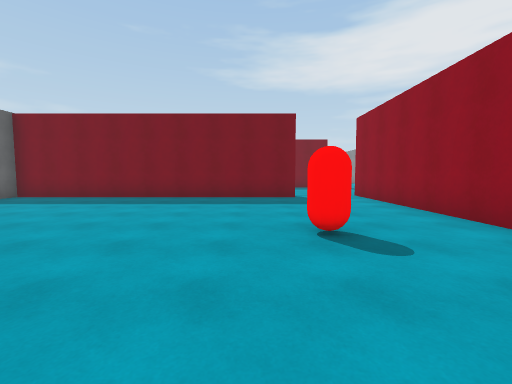
view 1 (above)

16 first-person views from a walk through a scene from a Unity 3-D project. The camera is 1.4 m above the floor, tilts 4° down and sees 90° across. The floor is counted in squares, 2 m on a side. Each view is taken from the middle of a square. On the plan, view 1 faces up. The plan holds only what a view shows up to about 9 squares ahead; the rest is blank. The place goes on beyond the plan. The player is left out.

view 2
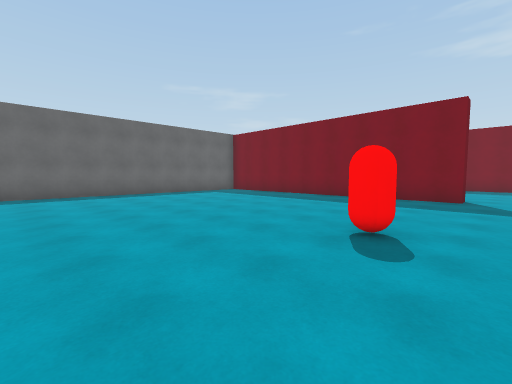

view 3
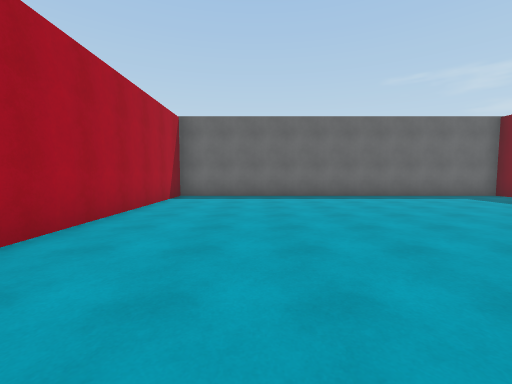

view 4
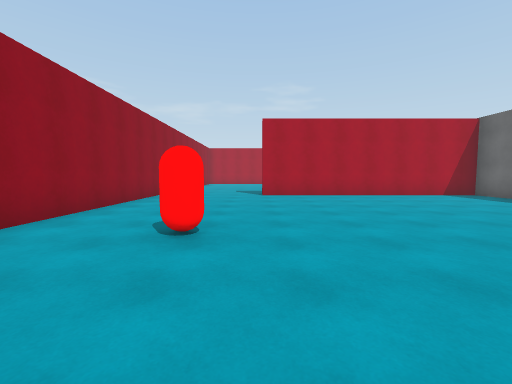

view 5
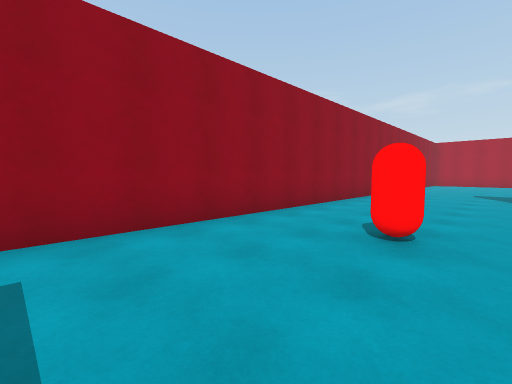

view 6
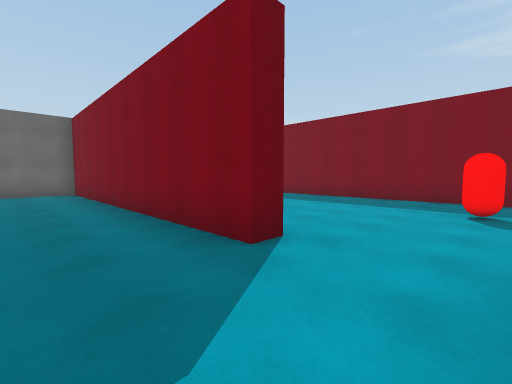

view 7
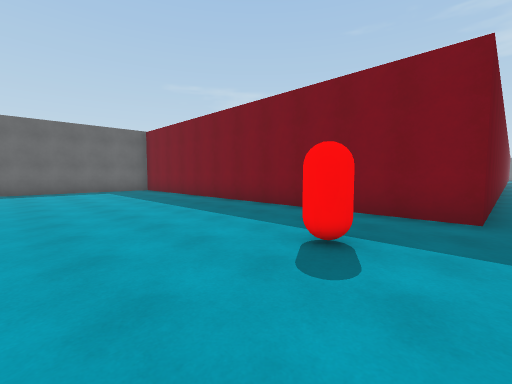

view 8
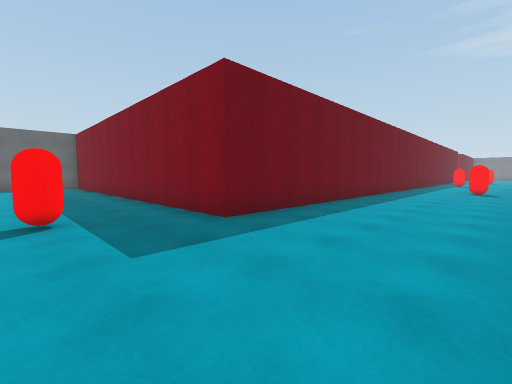

view 9
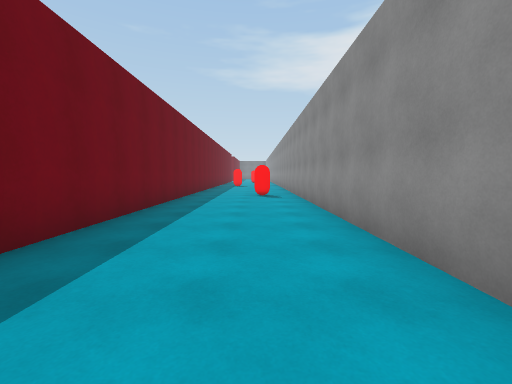

view 10
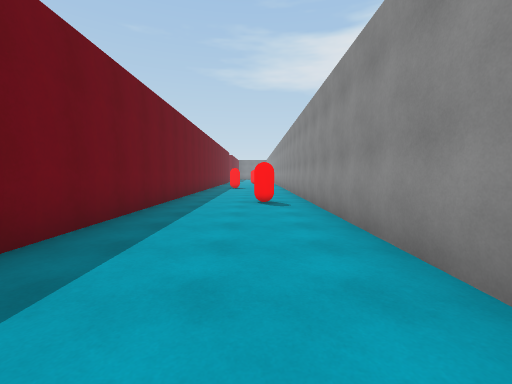

view 11
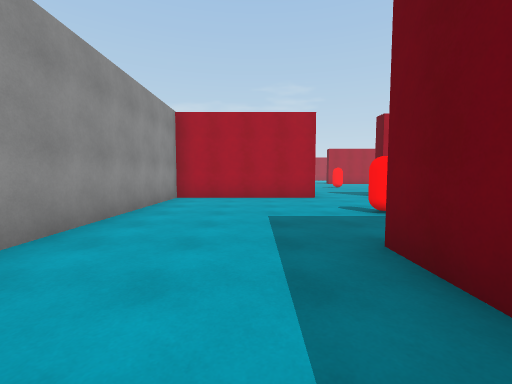

view 12
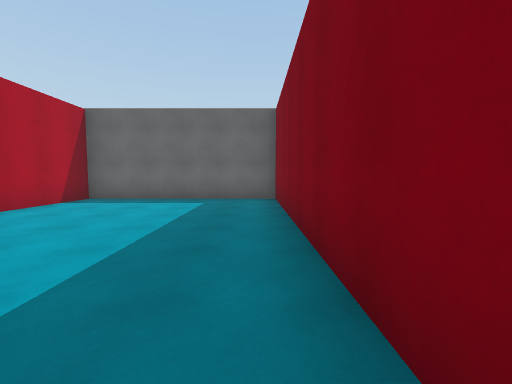

view 13
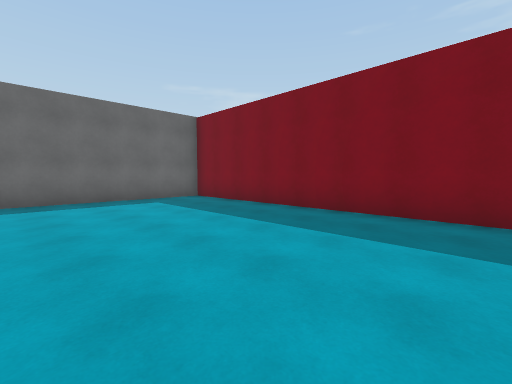

view 14
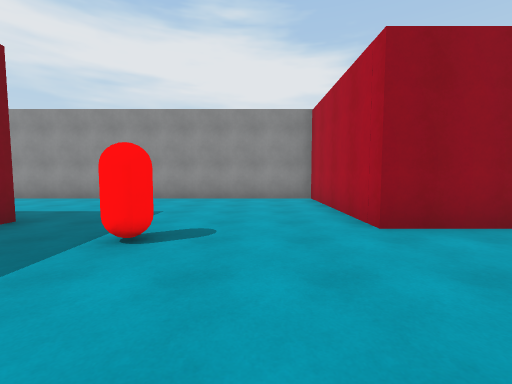

view 15
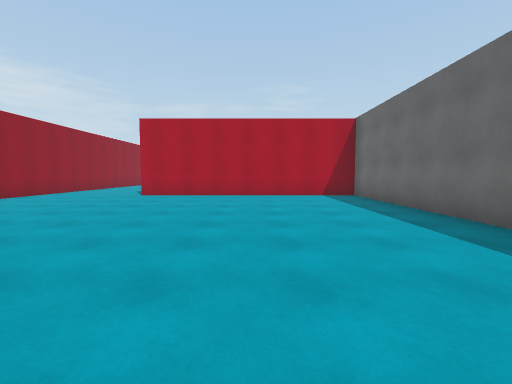

view 16
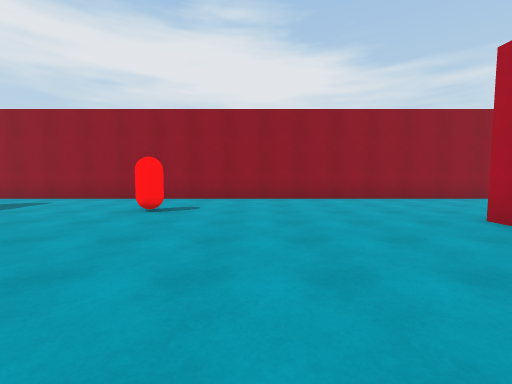

### Floor plan
Points are (right, up) in squares from view 1. A wall is a line through its corners. A room is listed if a view was taken in it or the views show most of it. See-through windows are left out.
Room 1 (views 1, 2, 3, 4, 5, 6, 15, 16)
walls: (1.2, 8.4) (1.2, 7.8) (-7.2, 7.8) (-7.2, -2.4) (-0.1, -2.4); (3.2, -3.5) (3.2, 8.4)
ways out: opening at (2.5, 8) to room 2
objects: red capsule (1, 3)
Room 2 (views 7, 8, 9, 10, 11, 12, 13, 14)
walls: (3.2, 8.4) (7.4, 8.4) (7.4, 24.5); (3.8, 24.5) (3.8, 13.6) (-7.2, 13.6) (-7.2, 8.4) (-4.6, 8.4)
ways out: opening at (2.5, 8) to room 1
objects: red capsule (3, 11); red capsule (6, 22)

Positions as (right, up) in squares from view 1, and headings:
1: (0, 0), facing up
2: (2, 0), facing up-left
3: (1, 0), facing left
4: (0, 6), facing down
5: (0, 6), facing down-right
6: (3, 6), facing up-left
7: (4, 9), facing up-left
8: (7, 11), facing up-left
9: (6, 14), facing up
10: (6, 16), facing up
11: (5, 16), facing down
12: (0, 13), facing left
13: (0, 9), facing up-left
14: (0, 10), facing right
15: (-4, 6), facing down
16: (-4, 1), facing right
